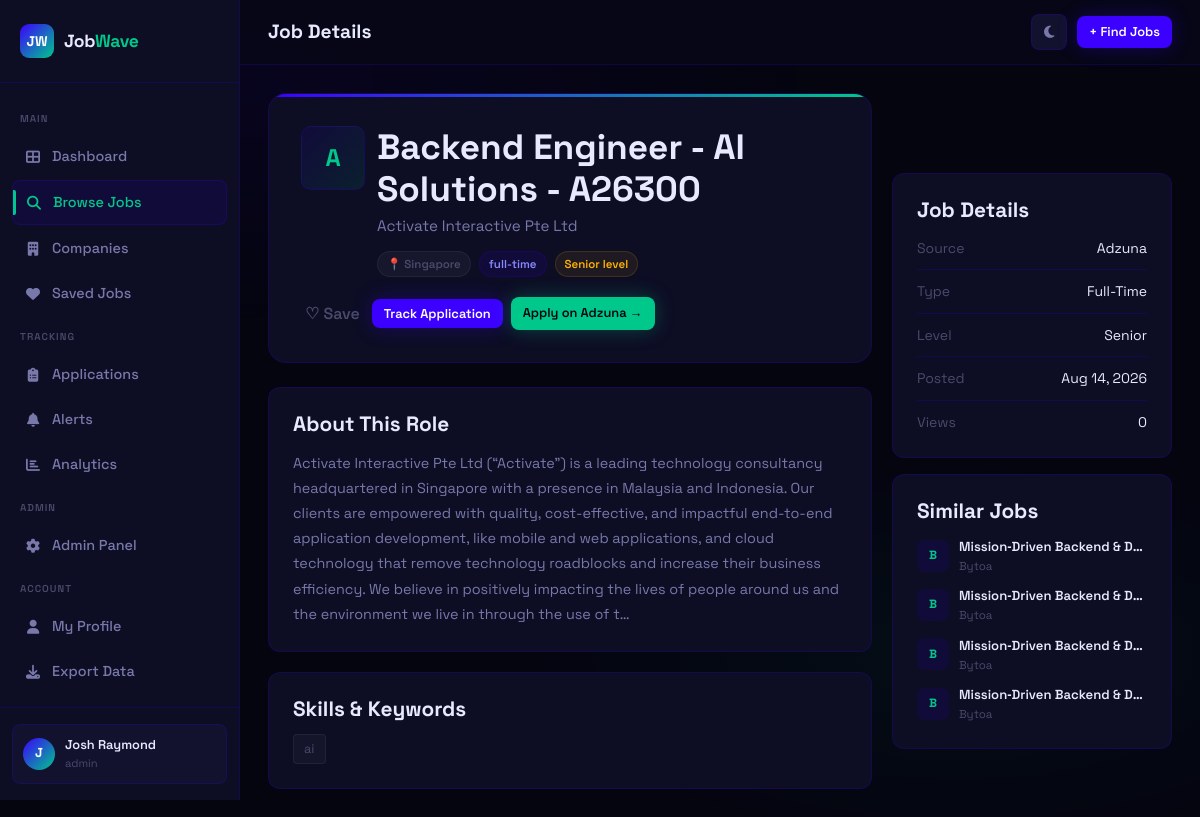
The app's page /jobs/581 (signed in), older data.
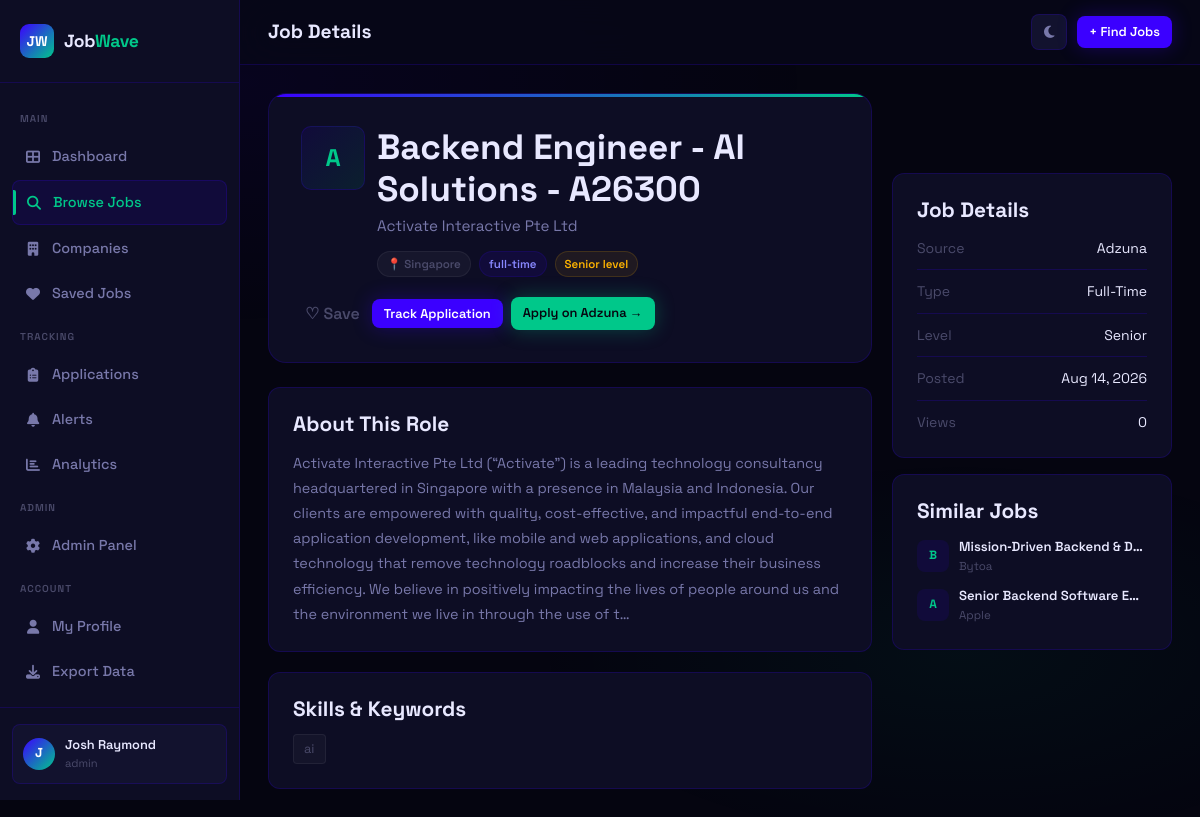
The same page, newer data.
### app.py (models this page shows)
class Job(db.Model):
    id = db.Column(db.Integer, primary_key=True)
    title = db.Column(db.String(200), nullable=False)
    company = db.Column(db.String(200), nullable=False)
    location = db.Column(db.String(200))
    job_type = db.Column(db.String(50))          # full-time | part-time | remote | contract
    experience = db.Column(db.String(50))         # entry | mid | senior
    salary_min = db.Column(db.Integer)
    salary_max = db.Column(db.Integer)
    description = db.Column(db.Text)
    requirements = db.Column(db.Text)
    source = db.Column(db.String(100))
    source_url = db.Column(db.String(500))
    source_id = db.Column(db.String(200), unique=True)  # duplicate detection
    tags = db.Column(db.String(500))
    is_active = db.Column(db.Boolean, default=True)
    scraped_at = db.Column(db.DateTime, default=datetime.utcnow)
    posted_at = db.Column(db.DateTime)
    views = db.Column(db.Integer, default=0)

### app.py (the view)
@app.route('/jobs/<int:job_id>')
@login_required
def job_detail(job_id):
    job = Job.query.get_or_404(job_id)
    job.views += 1
    db.session.commit()
    if job.description:
        soup = BeautifulSoup(job.description, "html.parser")
        for tag in soup.find_all(True):
            tag.attrs = {}
        job.description = str(soup)
    else:
        job.description = ""
    is_saved = SavedJob.query.filter_by(
        user_id=current_user.id,
        job_id=job_id
    ).first() is not None
    application = Application.query.filter_by(
        user_id=current_user.id,
        job_id=job_id
    ).first()
    similar = Job.query.filter(
        Job.id != job_id,
        Job.is_active == True,
        Job.title.ilike(f'%{job.title.split()[0]}%')
    ).limit(4).all()
    return render_template(
        'job_detail.html',
        job=job,
        is_saved=is_saved,
        application=application,
        similar=similar
    )

### app.py (called while the page is built)
@login_manager.user_loader
def load_user(user_id):
    return User.query.get(int(user_id))

    @property
    def is_authenticated(self): return True

### templates/job_detail.html (shortened to what the changed rows need)
{% extends 'base.html' %}
{% block page_title %}Job Details{% endblock %}
{% block content %}
<div class="job-detail-grid">
  <div class="job-detail-main">
    <div class="job-detail-header">
      <div class="job-detail-top">
        <div class="company-logo job-detail-logo">{{ job.company[0] }}</div>
        <div style="flex:1;min-width:0;">
          <h2 style="margin-bottom:4px;">{{ job.title }}</h2>
          <div style="font-size:0.95rem;color:var(--text-dim);margin-bottom:12px;">{{ job.company }}</div>
          <div style="display:flex;flex-wrap:wrap;gap:8px;">
            {% if job.location %}<span class="badge badge-gray">📍 {{ job.location }}</span>{% endif %}
            <span class="badge badge-indigo">{{ job.job_type or 'full-time' }}</span>
            {% if job.experience %}<span class="badge badge-amber">{{ job.experience|title }} level</span>{% endif %}
          </div>
        </div>
      </div>
      <div class="job-detail-actions">
        <button class="save-btn btn btn-outline btn-sm {% if is_saved %}saved{% endif %}" data-job-id="{{ job.id }}">
          {{ '♥ Saved' if is_saved else '♡ Save' }}
        </button>
        {% if application %}
        <span class="badge badge-green" style="padding:8px 14px;">✓ Tracking</span>
        {% else %}
        <button class="btn btn-primary btn-sm track-apply-btn" data-job-id="{{ job.id }}">Track Application</button>
        {% endif %}
        {% if job.source_url %}
        <a href="{{ job.source_url }}" target="_blank" rel="noopener noreferrer" class="btn btn-mint btn-sm">Apply on {{ job.source }} →</a>
        {% endif %}
      </div>
    </div>
    <div class="card" style="margin-bottom:20px;">
      <h3 style="margin-bottom:14px;">About This Role</h3>
      <div style="color:var(--text-dim);line-height:1.75;font-size:0.9rem;white-space:pre-line;word-break:break-word;overflow-wrap:anywhere;">{{ job.description | safe }}</div>
    </div>
    {% if job.tags %}
    <div class="card">
      <div class="job-tags" style="gap:8px;">
        {% for tag in job.tags.split(',') %}
        <a href="{{ url_for('jobs', q=tag.strip()) }}" class="tag" style="font-size:0.8rem;padding:4px 10px;cursor:pointer;">{{ tag.strip() }}</a>
        {% endfor %}
      </div>
    </div>
    {% endif %}
  </div>
  <div class="job-detail-side">
    <div class="card">
      <div style="display:flex;flex-direction:column;gap:10px;font-size:0.875rem;">
        <div style="display:flex;justify-content:space-between;"><span style="color:var(--text-muted);">Source</span><span>{{ job.source }}</span></div>
        <div style="display:flex;justify-content:space-between;"><span style="color:var(--text-muted);">Type</span><span>{{ (job.job_type or 'full-time')|title }}</span></div>
        <div style="display:flex;justify-content:space-between;"><span style="color:var(--text-muted);">Level</span><span>{{ (job.experience or 'N/A')|title }}</span></div>
        <div style="display:flex;justify-content:space-between;"><span style="color:var(--text-muted);">Posted</span><span>{{ job.posted_at.strftime('%b %d, %Y') if job.posted_at else 'N/A' }}</span></div>
        <div style="display:flex;justify-content:space-between;"><span style="color:var(--text-muted);">Views</span><span>{{ job.views }}</span></div>
      </div>
    </div>
    {% if similar %}
    <div class="card" style="margin-top:16px;">
      <div style="display:flex;flex-direction:column;gap:10px;">
        {% for s in similar %}
        <a href="{{ url_for('job_detail', job_id=s.id) }}" style="display:flex;align-items:center;gap:10px;text-decoration:none;color:var(--text);">
          <div style="width:32px;height:32px;border-radius:8px;background:var(--indigo-dim);display:flex;align-items:center;justify-content:center;font-size:12px;font-weight:800;color:var(--mint);flex-shrink:0;">{{ s.company[0] }}</div>
          <div style="flex:1;min-width:0;">
            <div style="font-size:0.82rem;font-weight:600;white-space:nowrap;overflow:hidden;text-overflow:ellipsis;">{{ s.title }}</div>
            <div style="font-size:0.72rem;color:var(--text-muted);">{{ s.company }}</div>
          </div>
        </a>
        {% endfor %}
      </div>
    </div>
    {% endif %}
  </div>
</div>
{% endblock %}

Row changes from the older to the newer data that the page shows:
removed Job: company "B", title "Mission‑Driven Backend & D…", company "Bytoa", shown under "Similar Jobs"
removed Job: company "B", title "Mission‑Driven Backend & D…", company "Bytoa", shown under "Similar Jobs"
removed Job: company "B", title "Mission‑Driven Backend & D…", company "Bytoa", shown under "Similar Jobs"
now on this page (row unchanged): Job: company "A", title "Senior Backend Software E…", company "Apple", shown under "Similar Jobs"
